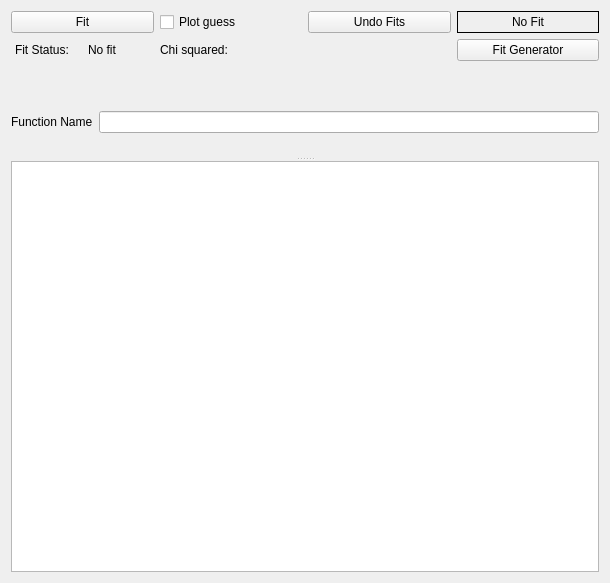
<?xml version="1.0" encoding="UTF-8"?>
<ui version="4.0">
 <class>basic_fitting_widget</class>
 <widget class="QWidget" name="basic_fitting_widget">
  <property name="geometry">
   <rect>
    <x>0</x>
    <y>0</y>
    <width>610</width>
    <height>583</height>
   </rect>
  </property>
  <property name="windowTitle">
   <string>Form</string>
  </property>
  <layout class="QGridLayout" name="gridLayout_3">
   <item row="0" column="0" colspan="3">
    <layout class="QGridLayout" name="gridLayout">
     <item row="4" column="7">
      <widget class="QPushButton" name="fit_generator_button">
       <property name="enabled">
        <bool>true</bool>
       </property>
       <property name="text">
        <string>Fit Generator</string>
       </property>
      </widget>
     </item>
     <item row="0" column="2">
      <widget class="QCheckBox" name="plot_guess_checkbox">
       <property name="text">
        <string>Plot guess</string>
       </property>
      </widget>
     </item>
     <item row="0" column="5">
      <widget class="QPushButton" name="undo_fit_button">
       <property name="text">
        <string>Undo Fits</string>
       </property>
      </widget>
     </item>
     <item row="0" column="1">
      <widget class="QPushButton" name="fit_button">
       <property name="text">
        <string>Fit</string>
       </property>
      </widget>
     </item>
     <item row="0" column="7">
      <widget class="QLabel" name="global_fit_status_label">
       <property name="frameShape">
        <enum>QFrame::Panel</enum>
       </property>
       <property name="text">
        <string>No Fit</string>
       </property>
       <property name="alignment">
        <set>Qt::AlignCenter</set>
       </property>
      </widget>
     </item>
     <item row="4" column="1">
      <widget class="QFrame" name="frame">
       <layout class="QHBoxLayout" name="horizontalLayout">
        <property name="leftMargin">
         <number>4</number>
        </property>
        <property name="topMargin">
         <number>0</number>
        </property>
        <property name="rightMargin">
         <number>0</number>
        </property>
        <property name="bottomMargin">
         <number>0</number>
        </property>
        <item>
         <widget class="QLabel" name="local_fit_status_label">
          <property name="text">
           <string>Fit Status:</string>
          </property>
         </widget>
        </item>
        <item>
         <widget class="QLabel" name="fit_status_success_failure">
          <property name="text">
           <string>No fit</string>
          </property>
         </widget>
        </item>
       </layout>
      </widget>
     </item>
     <item row="4" column="2">
      <widget class="QLabel" name="fit_status_chi_squared">
       <property name="text">
        <string>Chi squared: </string>
       </property>
      </widget>
     </item>
    </layout>
   </item>
   <item row="1" column="0" colspan="3">
    <widget class="QSplitter" name="splitter">
     <property name="orientation">
      <enum>Qt::Vertical</enum>
     </property>
     <widget class="QWidget" name="layoutWidget">
      <layout class="QVBoxLayout" name="verticalLayout">
       <item>
        <spacer name="verticalSpacer_2">
         <property name="orientation">
          <enum>Qt::Vertical</enum>
         </property>
         <property name="sizeType">
          <enum>QSizePolicy::Maximum</enum>
         </property>
         <property name="sizeHint" stdset="0">
          <size>
           <width>20</width>
           <height>10</height>
          </size>
         </property>
        </spacer>
       </item>
       <item>
        <layout class="QGridLayout" name="function_browser_layout">
         <property name="sizeConstraint">
          <enum>QLayout::SetDefaultConstraint</enum>
         </property>
        </layout>
       </item>
       <item>
        <spacer name="verticalSpacer_3">
         <property name="orientation">
          <enum>Qt::Vertical</enum>
         </property>
         <property name="sizeType">
          <enum>QSizePolicy::Maximum</enum>
         </property>
         <property name="sizeHint" stdset="0">
          <size>
           <width>20</width>
           <height>10</height>
          </size>
         </property>
        </spacer>
       </item>
       <item>
        <layout class="QGridLayout" name="gridLayout_2">
         <item row="0" column="0">
          <widget class="QLabel" name="label_2">
           <property name="text">
            <string>Function Name</string>
           </property>
          </widget>
         </item>
         <item row="0" column="1">
          <widget class="QLineEdit" name="function_name_line_edit"/>
         </item>
        </layout>
       </item>
      </layout>
     </widget>
     <widget class="QTableWidget" name="fit_options_table">
      <property name="sizePolicy">
       <sizepolicy hsizetype="Expanding" vsizetype="Expanding">
        <horstretch>0</horstretch>
        <verstretch>0</verstretch>
       </sizepolicy>
      </property>
     </widget>
    </widget>
   </item>
  </layout>
  <zorder>splitter</zorder>
  <zorder></zorder>
 </widget>
 <resources/>
 <connections/>
</ui>
